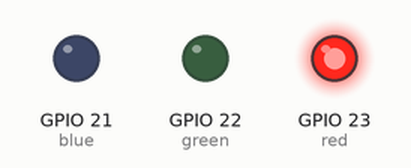
Recording of a sketch running on a simulated ESP32. Shown: output pins drawn as LEDs (lit = HIGH).

Above: at 0.5 s.
At 1.5 s:
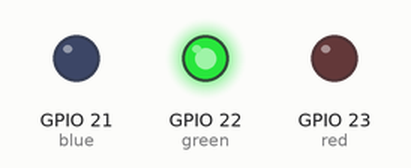
At 2.5 s:
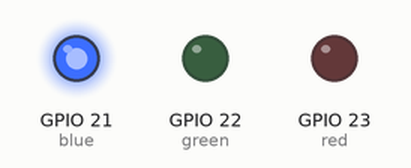
At 3.5 s:
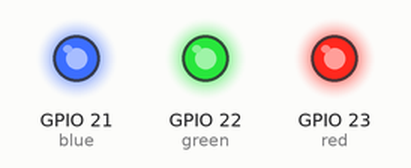
Timing chart, 0 to 5.2 s (numbered marks = the images above):
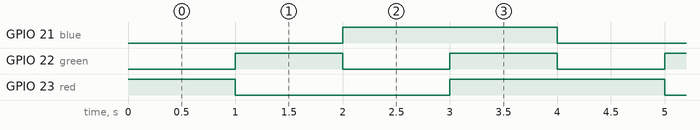

The sketch:

d.ino
```cpp
  const int red   = 23;
  const int green = 22;
  const int blue  = 21;

  void setup() {
    pinMode(red,   OUTPUT);
    pinMode(green, OUTPUT);
    pinMode(blue,  OUTPUT);
  }

  void loop() {
    // Red
    digitalWrite(red,   HIGH);
    digitalWrite(green, LOW);
    digitalWrite(blue,  LOW);
    delay(1000);

    // Green
    digitalWrite(red,   LOW);
    digitalWrite(green, HIGH);
    digitalWrite(blue,  LOW);
    delay(1000);

    // Blue
    digitalWrite(red,   LOW);
    digitalWrite(green, LOW);
    digitalWrite(blue,  HIGH);
    delay(1000);

    // White (all on)
    digitalWrite(red,   HIGH);
    digitalWrite(green, HIGH);
    digitalWrite(blue,  HIGH);
    delay(1000);
  }
```

Measured:
- by itself, GPIO 21 (blue): alternates HIGH for 2.0 s and LOW for 2.0 s
- by itself, GPIO 22 (green): alternates HIGH for 1.0 s and LOW for 1.0 s
- by itself, GPIO 23 (red): repeats every 4.0 s: LOW 2.0 s, HIGH 2.0 s
